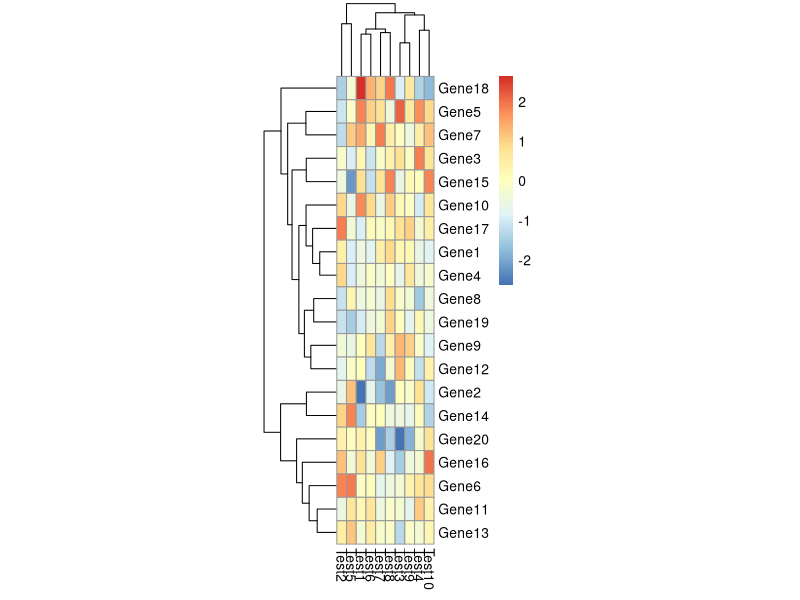

This chart was generated by the following R code:
## ---- chunk 1
knitr::opts_chunk$set(echo = TRUE)
#install.packages('tidyverse')
#install.packages('pheatmap')
library('tidyverse')
library('pheatmap')

## ---- chunk 2

## this is a data frame
head(diamonds)

## we can find out more about the data frame

str(diamonds)
nrow(diamonds)
ncol(diamonds)
glimpse(diamonds)


## what kinds of types do you see?


## ---- chunk 3

## we can make any of the columns a vector

## tidyverse

vector <- diamonds %>% 
  .$color

head(vector)
str(vector)
length(vector)

vector <- diamonds$color


head(vector)
str(vector)
length(vector)

vector <- diamonds[, 'color']

head(vector)
str(vector)
length(vector)

diamonds_df <- as.data.frame(diamonds)

head(diamonds_df[, 'color'])

## how many of each value do we have?

typeof(table(vector))


## we can also create our own vectors


my_vector <- c(1,2,2,3,4)

head(my_vector)
str(my_vector)
length(my_vector)

table(my_vector)


## ---- chunk 4
## we can also make that vector a list!

list1 <- list(vector, vector)

list1[[1]]

?'['

head(list1)
str(list1)
length(list1)

## ---- chunk 5

mat <- rnorm(200) %>% 
  matrix(., #this data
         20, # number of rows we want in the matrix
         10)# number of columns we want in the matrix



head(mat)
str(mat)
length(mat)
nrow(mat)
ncol(mat)


head(mat*2)

## ---- chunk 6

## modified from the ?pheatmap man page

# Create test matrix

d_names <- list(paste("Gene", 1:20, sep = ""),# row names
                paste("Test", 1:10, sep = "")) # column names 

test <- rnorm(200) %>% 
  matrix(., #this data
         20, # number of rows we want in the matrix
         10, # number of columns we want in the matrix
         dimnames = d_names) # our previously defined names


head(test)

# Draw heatmaps
pheatmap(test,
         cellwidth = 7)

?hclust



